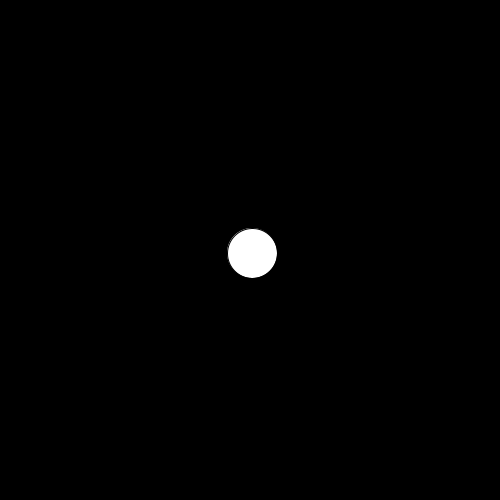
Frame 1 (no input)
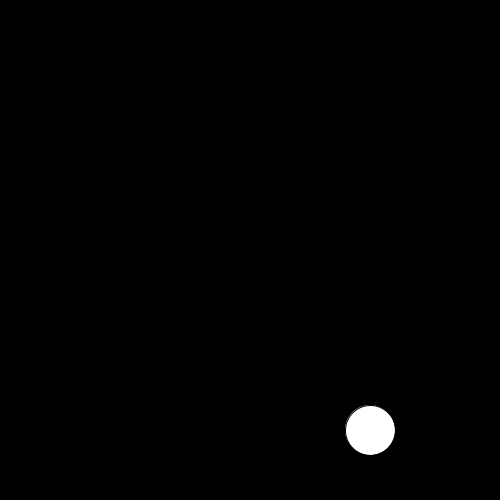
Frame 60 (the mouse pressed at the canvas centre just before this capture)
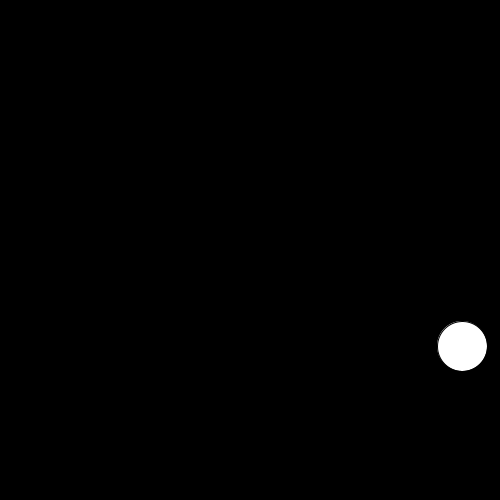
Frame 120 (the mouse held since frame 60 and released just before this capture)

The Processing sketch that drew these frames (run headless with seeded random() and noise(); from frame 60 on, the mouse is pressed at the canvas centre):

// Processing sketch: Exercise8
// ── Exercise8.pde
float x=250, y=250;
int dx=2, dy=3;

void setup() {
    size(500, 500);
}

void draw() {
    background(0);
    x += dx;
    y += dy;
    if (x+25 > width || x-25 < 0) {
        dx *= -1;
    }
    if (y+25 > height || y-25 < 0) {
        dy *= -1;
    }

    ellipse(x, y, 50, 50);
}
